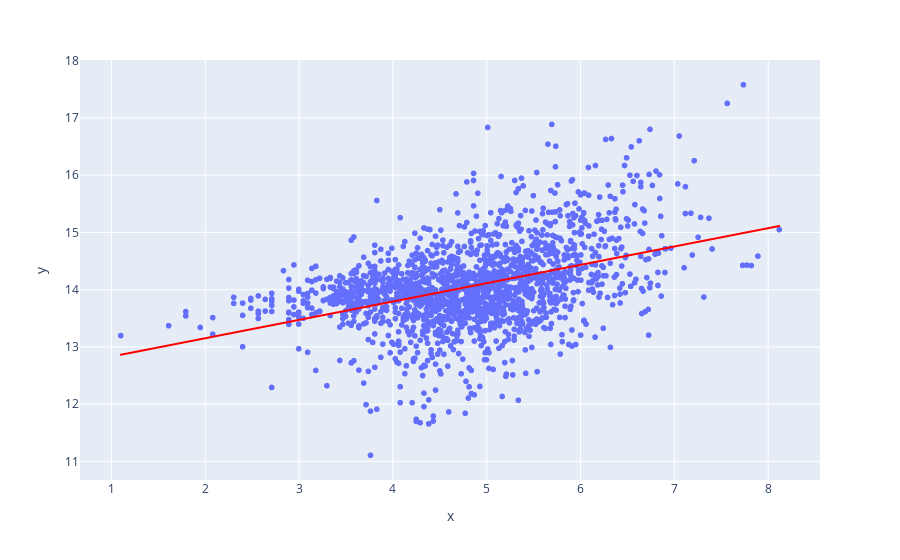

This figure's notebook cell:
### Code cell
# Correlation between views-comments

fig = px.scatter(x=np.log(df['comments']), y=np.log(df['views']), trendline="ols")
fig.data[1].line.color = 'red'
fig.show()

### Figure 1 — Plotly figure (JSON) as saved in the notebook; plotly's stock layout.template omitted (floating-point values rounded to 4 significant figures; data arrays with more than 128 entries replaced by an {"elided": "..."} marker saying what was removed)
{"data": [{"hovertemplate": "x=%{x}<br>y=%{y}<extra></extra>", "legendgroup": "", "marker": {"color": "#636efa", "symbol": "circle"}, "mode": "markers", "name": "", "showlegend": false, "x": {"elided": "1796 float values"}, "xaxis": "x", "y": {"elided": "1796 float values"}, "yaxis": "y", "type": "scattergl"}, {"hovertemplate": "<b>OLS trendline</b><br>y = 0.320491 * x + 12.5109<br>R<sup>2</sup>=0.174804<br><br>x=%{x}<br>y=%{y} <b>(trend)</b><extra></extra>", "legendgroup": "", "marker": {"color": "#636efa", "symbol": "circle"}, "mode": "lines", "name": "", "showlegend": false, "x": {"elided": "1796 float values"}, "xaxis": "x", "y": {"elided": "1796 float values"}, "yaxis": "y", "type": "scattergl", "line": {"color": "red"}}], "layout": {"xaxis": {"anchor": "y", "domain": [0.0, 1.0], "title": {"text": "x"}}, "yaxis": {"anchor": "x", "domain": [0.0, 1.0], "title": {"text": "y"}}, "legend": {"tracegroupgap": 0}, "margin": {"t": 60}}}
